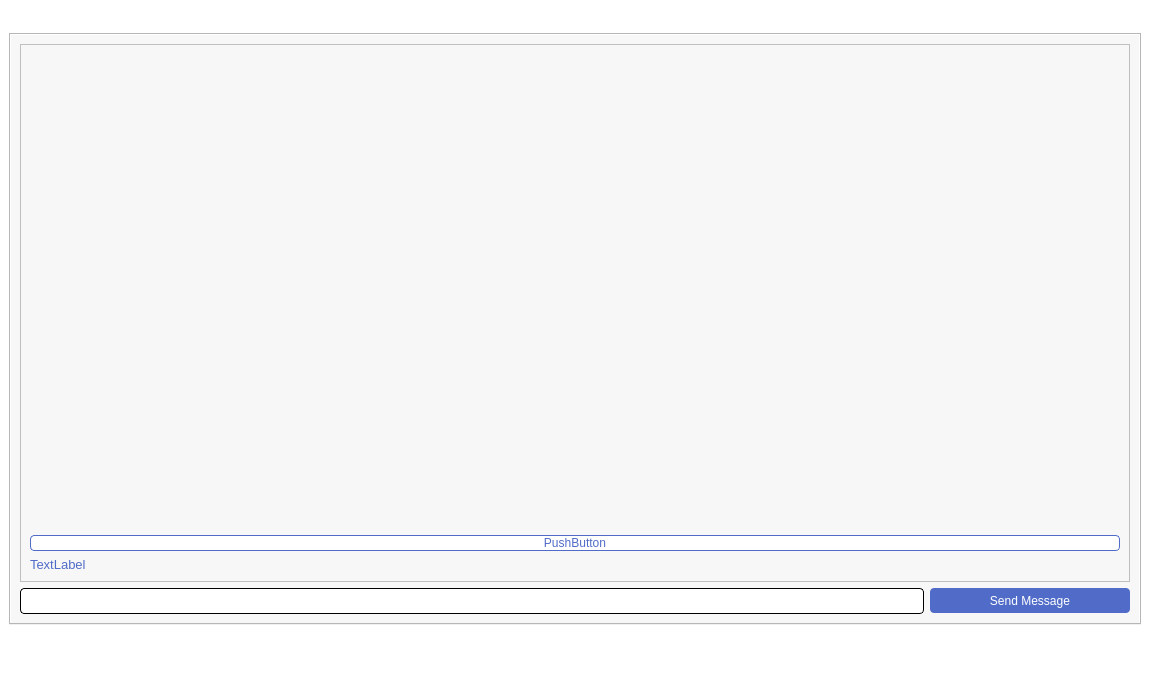
<?xml version="1.0" encoding="UTF-8"?>
<ui version="4.0">
 <class>MainWindow</class>
 <widget class="QMainWindow" name="MainWindow">
  <property name="geometry">
   <rect>
    <x>0</x>
    <y>0</y>
    <width>1150</width>
    <height>700</height>
   </rect>
  </property>
  <property name="sizePolicy">
   <sizepolicy hsizetype="Fixed" vsizetype="Fixed">
    <horstretch>0</horstretch>
    <verstretch>0</verstretch>
   </sizepolicy>
  </property>
  <property name="windowTitle">
   <string>MainWindow</string>
  </property>
  <property name="styleSheet">
   <string notr="true">background-color:rgb(255, 255, 255)</string>
  </property>
  <widget class="QWidget" name="centralwidget">
   <property name="sizePolicy">
    <sizepolicy hsizetype="Fixed" vsizetype="Fixed">
     <horstretch>0</horstretch>
     <verstretch>0</verstretch>
    </sizepolicy>
   </property>
   <layout class="QGridLayout" name="gridLayout_2">
    <item row="0" column="0">
     <widget class="QTabWidget" name="tabWidget">
      <property name="styleSheet">
       <string notr="true">QTabWidget:tab-bar
{
	background-color:rgb(176, 222, 240);
	alignment:center;
	height:0px;
	
}
</string>
      </property>
      <property name="currentIndex">
       <number>2</number>
      </property>
      <widget class="QWidget" name="tab_2">
       <property name="styleSheet">
        <string notr="true">background-color:rgb(247, 247, 247)</string>
       </property>
       <attribute name="title">
        <string>Chat</string>
       </attribute>
       <layout class="QVBoxLayout" name="verticalLayout_6">
        <item>
         <layout class="QGridLayout" name="gridLayout">
          <item row="6" column="0">
           <widget class="QLabel" name="role">
            <property name="layoutDirection">
             <enum>Qt::LeftToRight</enum>
            </property>
            <property name="styleSheet">
             <string notr="true">color: rgb(80, 108, 200);
font: 87 20pt &quot;Arial Black&quot;;</string>
            </property>
            <property name="text">
             <string>Role:</string>
            </property>
            <property name="alignment">
             <set>Qt::AlignRight|Qt::AlignTrailing|Qt::AlignVCenter</set>
            </property>
           </widget>
          </item>
          <item row="1" column="0">
           <widget class="QLabel" name="name">
            <property name="styleSheet">
             <string notr="true">color: rgb(80, 108, 200);
font: 87 20pt &quot;Arial Black&quot;;</string>
            </property>
            <property name="text">
             <string>Name:</string>
            </property>
            <property name="alignment">
             <set>Qt::AlignRight|Qt::AlignTrailing|Qt::AlignVCenter</set>
            </property>
           </widget>
          </item>
          <item row="2" column="0">
           <widget class="QLabel" name="surname">
            <property name="styleSheet">
             <string notr="true">color: rgb(80, 108, 200);
font: 87 20pt &quot;Arial Black&quot;;</string>
            </property>
            <property name="text">
             <string>Surname:</string>
            </property>
            <property name="alignment">
             <set>Qt::AlignRight|Qt::AlignTrailing|Qt::AlignVCenter</set>
            </property>
           </widget>
          </item>
          <item row="3" column="0">
           <widget class="QLabel" name="email">
            <property name="styleSheet">
             <string notr="true">color: rgb(80, 108, 200);
font: 87 20pt &quot;Arial Black&quot;;</string>
            </property>
            <property name="text">
             <string>Email:</string>
            </property>
            <property name="alignment">
             <set>Qt::AlignRight|Qt::AlignTrailing|Qt::AlignVCenter</set>
            </property>
           </widget>
          </item>
          <item row="3" column="1">
           <widget class="QLabel" name="email_">
            <property name="styleSheet">
             <string notr="true">color: rgb(80, 108, 200);
font: 87 20pt &quot;Arial Black&quot;;</string>
            </property>
            <property name="text">
             <string>TextLabel</string>
            </property>
           </widget>
          </item>
          <item row="6" column="1">
           <widget class="QLabel" name="role_">
            <property name="styleSheet">
             <string notr="true">color: rgb(80, 108, 200);
font: 87 20pt &quot;Arial Black&quot;;</string>
            </property>
            <property name="text">
             <string>TextLabel</string>
            </property>
           </widget>
          </item>
          <item row="5" column="1">
           <widget class="QLabel" name="company_">
            <property name="styleSheet">
             <string notr="true">color: rgb(80, 108, 200);
font: 87 20pt &quot;Arial Black&quot;;</string>
            </property>
            <property name="text">
             <string>TextLabel</string>
            </property>
           </widget>
          </item>
          <item row="1" column="1">
           <widget class="QLabel" name="name_">
            <property name="styleSheet">
             <string notr="true">color: rgb(80, 108, 200);
font: 87 20pt &quot;Arial Black&quot;;</string>
            </property>
            <property name="text">
             <string>t</string>
            </property>
           </widget>
          </item>
          <item row="5" column="0">
           <widget class="QLabel" name="company">
            <property name="styleSheet">
             <string notr="true">color: rgb(80, 108, 200);
font: 87 20pt &quot;Arial Black&quot;;</string>
            </property>
            <property name="text">
             <string>Company name:</string>
            </property>
            <property name="alignment">
             <set>Qt::AlignRight|Qt::AlignTrailing|Qt::AlignVCenter</set>
            </property>
           </widget>
          </item>
          <item row="2" column="1">
           <widget class="QLabel" name="surname_">
            <property name="styleSheet">
             <string notr="true">color: rgb(80, 108, 200);
font: 87 20pt &quot;Arial Black&quot;;</string>
            </property>
            <property name="text">
             <string>TextLabel</string>
            </property>
           </widget>
          </item>
         </layout>
        </item>
        <item>
         <widget class="QPushButton" name="add_user_button">
          <property name="styleSheet">
           <string notr="true">QPushButton {
     background-color: rgb(80, 108, 200);
	color: white;
border: 1px black;

     border-radius: 4px;
	font: 63 20pt &quot;Yu Gothic UI Semibold&quot;;
width:326px;
height:40px;
}

QPushButton:hover{
border: 1px solid rgb(255, 255, 255);
}</string>
          </property>
          <property name="text">
           <string>Add user to company</string>
          </property>
         </widget>
        </item>
       </layout>
      </widget>
      <widget class="QWidget" name="tab">
       <property name="styleSheet">
        <string notr="true">background-color:rgb(247, 247, 247)</string>
       </property>
       <attribute name="title">
        <string>Projects</string>
       </attribute>
       <layout class="QVBoxLayout" name="verticalLayout">
        <item>
         <widget class="QPushButton" name="newProjetButton">
          <property name="styleSheet">
           <string notr="true">QPushButton {
background-color: rgb(80, 108, 200);
	color: white;
border: 1px black;
     border-radius: 4px;
	height:26px;
	font: 63 10pt &quot;Yu Gothic UI Semibold&quot;;
}


QPushButton:hover{
border: 1px solid rgb(255, 255, 255);
}</string>
          </property>
          <property name="text">
           <string>Add new project</string>
          </property>
         </widget>
        </item>
        <item>
         <widget class="QScrollArea" name="scrollArea">
          <property name="styleSheet">
           <string notr="true">QPushButton {
background-color: rgb(255, 255, 255);
	color: rgb(80, 108, 200);
border: 1px solid rgb(80, 108, 200);
     border-radius: 4px;
	height:26px;
	font: 63 8pt &quot;Yu Gothic UI Semibold&quot;;

}
QPushButton:hover{
border: 1px solid rgb(102, 137, 254)
}</string>
          </property>
          <property name="widgetResizable">
           <bool>true</bool>
          </property>
          <widget class="QWidget" name="scrollAreaWidgetContents">
           <property name="geometry">
            <rect>
             <x>0</x>
             <y>0</y>
             <width>1078</width>
             <height>501</height>
            </rect>
           </property>
           <layout class="QFormLayout" name="formLayout">
            <property name="labelAlignment">
             <set>Qt::AlignCenter</set>
            </property>
            <item row="0" column="0" colspan="2">
             <layout class="QVBoxLayout" name="project_lay"/>
            </item>
           </layout>
          </widget>
         </widget>
        </item>
       </layout>
      </widget>
      <widget class="QWidget" name="tab_3">
       <property name="styleSheet">
        <string notr="true">background-color:rgb(247, 247, 247)</string>
       </property>
       <attribute name="title">
        <string>Страница</string>
       </attribute>
       <layout class="QVBoxLayout" name="verticalLayout_3">
        <item>
         <widget class="QScrollArea" name="scrollArea_2">
          <property name="widgetResizable">
           <bool>true</bool>
          </property>
          <property name="alignment">
           <set>Qt::AlignLeading|Qt::AlignLeft|Qt::AlignVCenter</set>
          </property>
          <widget class="QWidget" name="scrollAreaWidgetContents_3">
           <property name="geometry">
            <rect>
             <x>0</x>
             <y>0</y>
             <width>1078</width>
             <height>503</height>
            </rect>
           </property>
           <property name="styleSheet">
            <string notr="true">QLabel{
color: rgb(80, 108, 200);
font:13px;
qproperty-alignment: AlignCenter;
}
QPushButton{
color: rgb(80, 108, 200);
font:13px &quot;Arial Black&quot;;;
background-color: white;
border-radius: 4px;
border: 0.5px solid  rgb(80, 108, 200);


}

</string>
           </property>
           <layout class="QFormLayout" name="formLayout_3">
            <item row="0" column="0">
             <spacer name="verticalSpacer">
              <property name="orientation">
               <enum>Qt::Vertical</enum>
              </property>
              <property name="sizeHint" stdset="0">
               <size>
                <width>20</width>
                <height>40</height>
               </size>
              </property>
             </spacer>
            </item>
            <item row="1" column="0" colspan="2">
             <layout class="QVBoxLayout" name="messages">
              <item>
               <widget class="QPushButton" name="pushButton">
                <property name="text">
                 <string>PushButton</string>
                </property>
               </widget>
              </item>
              <item>
               <widget class="QLabel" name="label">
                <property name="text">
                 <string>TextLabel</string>
                </property>
               </widget>
              </item>
             </layout>
            </item>
           </layout>
          </widget>
         </widget>
        </item>
        <item>
         <layout class="QHBoxLayout" name="horizontalLayout_4">
          <item>
           <widget class="QLineEdit" name="message">
            <property name="styleSheet">
             <string notr="true">border: 1px solid black;
     border-radius: 4px;
background-color: white;
height:24px;
</string>
            </property>
            <property name="text">
             <string/>
            </property>
           </widget>
          </item>
          <item>
           <widget class="QPushButton" name="send_message">
            <property name="sizePolicy">
             <sizepolicy hsizetype="Fixed" vsizetype="Fixed">
              <horstretch>200</horstretch>
              <verstretch>0</verstretch>
             </sizepolicy>
            </property>
            <property name="maximumSize">
             <size>
              <width>200</width>
              <height>25</height>
             </size>
            </property>
            <property name="styleSheet">
             <string notr="true">QPushButton {
background-color: rgb(80, 108, 200);
	color: white;
border: 1px black;
     border-radius: 4px;
	height:26px;
	width: 200px;
	font: 63 10pt &quot;Yu Gothic UI Semibold&quot;;
}


QPushButton:hover{
border: 1px solid rgb(255, 255, 255);
}</string>
            </property>
            <property name="text">
             <string>Send Message</string>
            </property>
           </widget>
          </item>
         </layout>
        </item>
       </layout>
      </widget>
     </widget>
    </item>
    <item row="1" column="0">
     <layout class="QHBoxLayout" name="horizontalLayout_2">
      <item>
       <spacer name="horizontalSpacer_3">
        <property name="orientation">
         <enum>Qt::Horizontal</enum>
        </property>
        <property name="sizeType">
         <enum>QSizePolicy::Fixed</enum>
        </property>
        <property name="sizeHint" stdset="0">
         <size>
          <width>200</width>
          <height>20</height>
         </size>
        </property>
       </spacer>
      </item>
      <item>
       <widget class="QPushButton" name="chatButton">
        <property name="styleSheet">
         <string notr="true">
background-color: transparent;
width:10px;
height:60px;
image: url(:img/chat.png);
background: none;
border: none;
background-repeat: none;
</string>
        </property>
        <property name="text">
         <string/>
        </property>
       </widget>
      </item>
      <item>
       <spacer name="horizontalSpacer">
        <property name="orientation">
         <enum>Qt::Horizontal</enum>
        </property>
        <property name="sizeType">
         <enum>QSizePolicy::Fixed</enum>
        </property>
        <property name="sizeHint" stdset="0">
         <size>
          <width>200</width>
          <height>20</height>
         </size>
        </property>
       </spacer>
      </item>
      <item>
       <widget class="QPushButton" name="projectsButton">
        <property name="styleSheet">
         <string notr="true">
background-color: transparent;
width:40px;
height:60px;
image: url(:img/project.png);
background: none;
border: none;
background-repeat: none;
</string>
        </property>
        <property name="text">
         <string/>
        </property>
       </widget>
      </item>
      <item>
       <spacer name="horizontalSpacer_2">
        <property name="orientation">
         <enum>Qt::Horizontal</enum>
        </property>
        <property name="sizeType">
         <enum>QSizePolicy::Fixed</enum>
        </property>
        <property name="sizeHint" stdset="0">
         <size>
          <width>200</width>
          <height>20</height>
         </size>
        </property>
       </spacer>
      </item>
      <item>
       <widget class="QPushButton" name="accButton">
        <property name="styleSheet">
         <string notr="true">
background-color: transparent;
width:40px;
height:60px;
image: url(:img/ls1.png);
background: none;
border: none;
background-repeat: none;
</string>
        </property>
        <property name="text">
         <string/>
        </property>
       </widget>
      </item>
      <item>
       <spacer name="horizontalSpacer_4">
        <property name="orientation">
         <enum>Qt::Horizontal</enum>
        </property>
        <property name="sizeType">
         <enum>QSizePolicy::Fixed</enum>
        </property>
        <property name="sizeHint" stdset="0">
         <size>
          <width>200</width>
          <height>20</height>
         </size>
        </property>
       </spacer>
      </item>
     </layout>
    </item>
   </layout>
  </widget>
 </widget>
 <resources/>
 <connections/>
</ui>
